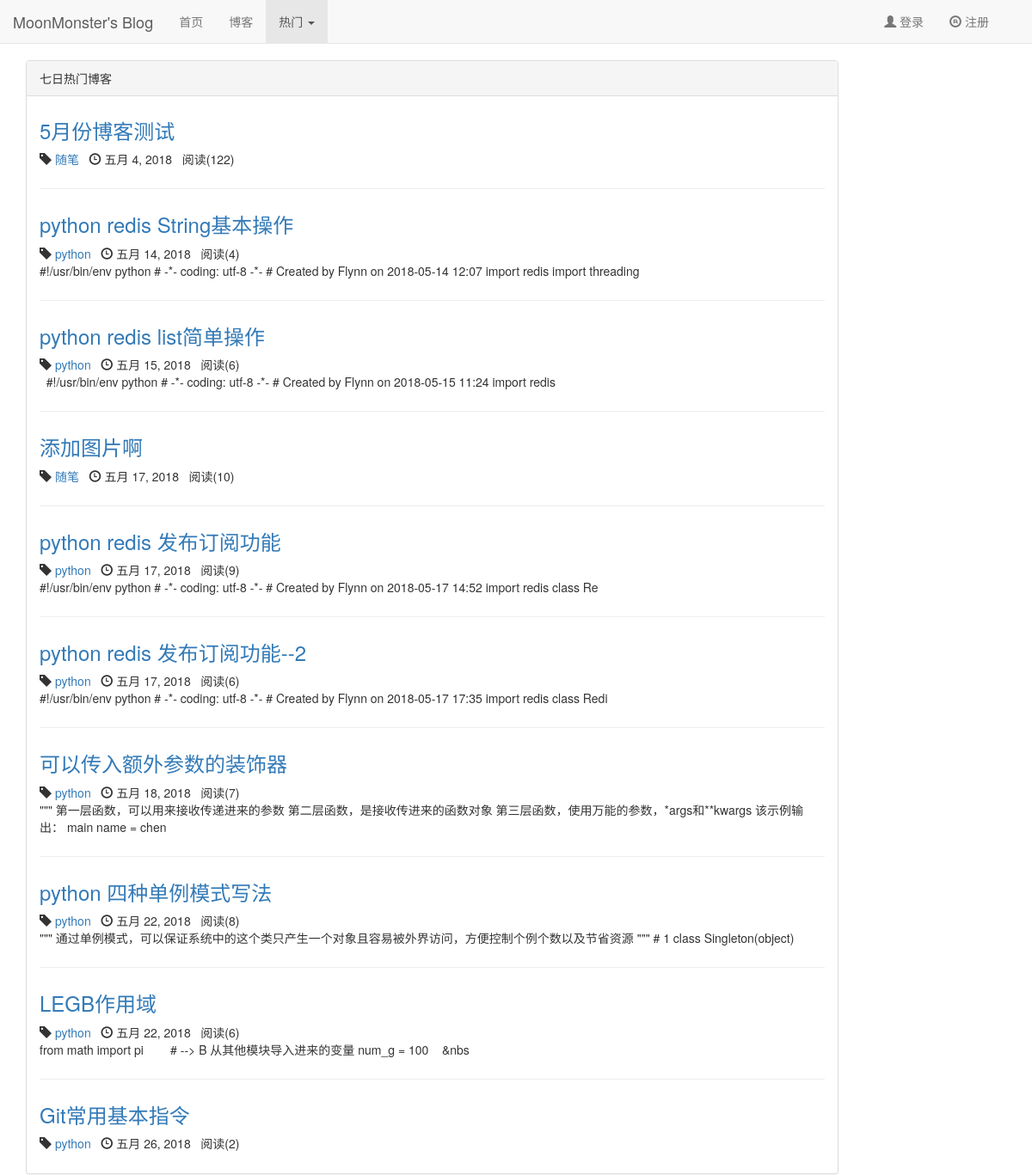
The page /blog/hot/2 on the database its author committed.
### apps/blog/models.py (models this page shows, shortened)
class Blog(models.Model, ReadNumExpandMethod):
	title = models.CharField(max_length=50)
	content = RichTextUploadingField()
	author = models.ForeignKey(User, on_delete=models.DO_NOTHING)
	blog_type = models.ForeignKey(BlogType, on_delete=models.DO_NOTHING)
	created_time = models.DateTimeField(auto_now_add=True)
	last_update_time = models.DateTimeField(auto_now=True)
	read_details = GenericRelation(ReadDetail)
	def __str__(self):
		return '<Blog:%s>' % self.title
	class Meta:
		ordering = ['-created_time']

class BlogType(models.Model):
	type_name = models.CharField(max_length=50)

### apps/read_statistics/models.py (models this page shows)
class ReadNum(models.Model):
	read_num = models.IntegerField(default=0)
	content_type = models.ForeignKey(ContentType, on_delete=models.DO_NOTHING)
	object_id = models.PositiveIntegerField()
	content_object = GenericForeignKey('content_type', 'object_id')

### apps/blog/views.py (the view)
# urls.py: path('hot/<int:type>', views.blogs_hot, name='blog_hot'),
def blogs_hot(request, type):
	blog_content_type = ContentType.objects.get_for_model(Blog)
	context = get_datas_from_cache(blog_content_type, type)
	print('-' * 80)
	for data in context['hot_datas']:
		print(data)
	print('-' * 80)
	return render(request, 'blog/blog_hot.html', context=context)

### apps/read_statistics/models.py (called while the page is built)
	def get_read_num(self):
		try:
			ct = ContentType.objects.get_for_model(self)
			readnum = ReadNum.objects.get(content_type=ct, object_id=self.pk)
			return readnum.read_num
		except exceptions.ObjectDoesNotExist:
			return 0

### apps/read_statistics/utils.py (called while the page is built)
def get_7_days_hot_blogs():
	today = timezone.now().date()
	date = today - datetime.timedelta(days=7)
	blogs = Blog.objects \
		.filter(read_details__date__lt=today, read_details__date__gte=date) \
		.values('id', 'title') \
		.annotate(read_num_sum=Sum('read_details__read_num')) \
		.order_by('-read_details__read_num')
	return blogs[:10]

### utils/hot_blog_util.py (called while the page is built, shortened)
def get_datas_from_cache(blog_content_type, type):
	context = dict()
	hot_datas = None
	hot_type = None
	type = int(type)
	if type == 0:
		today_hot_data = None
		if not today_hot_data:
			today_hot_data = get_today_hot_data(blog_content_type)
			cache.set('today_hot_data', today_hot_data, settings.CACHE_TIME_TODAY)
		hot_datas = [Blog.objects.get(pk=read_detail.object_id) for read_detail in today_hot_data]
		hot_type = '今日热门博客'
	elif type == 2:
		seven_days_hot_data = cache.get('seven_days_hot_data')
		if not seven_days_hot_data:
			seven_days_hot_data = get_7_days_hot_blogs()
			cache.set('seven_days_hot_data', seven_days_hot_data, settings.CACHE_TIME_SEVEN_DAY)
		hot_type = '七日热门博客'
		hot_datas = [Blog.objects.get(pk=data['id']) for data in seven_days_hot_data]
	context['hot_datas'] = hot_datas
	context['hot_type'] = hot_type
	return context

### templates/blog/blog_hot.html (shortened to what this page needs)
{% extends 'base.html' %}
{% load staticfiles %}
{% load static %}
{% block header_extends %}
    <link rel="stylesheet" href="{% static 'css/blog/blog.css' %}">
{% endblock header_extends %}
{% block nav_hot_active %}
    active
{% endblock nav_hot_active %}
{% block content %}
    <div class="container">
        <div class="row">
            <div class="col-xs-12 col-sm-10 col-md-10 col-lg-10">
                <div class="panel panel-default">
                    <div class="panel-heading">
                        {{ hot_type }}
                    </div>
                    <div class="panel-body">
                        {% for blog in hot_datas %}
                            <div class="blog">
                                <a href="{% url 'blog_detail' blog.pk %}">
                                    <h3>{{ blog.title }}</h3>
                                </a>
                                <p class="blog-info">
                                    <span class="glyphicon glyphicon-tag"></span> <a
                                        href="{% url 'blogs_with_type' blog.blog_type.pk %}">{{ blog.blog_type.type_name }}</a>&nbsp;&nbsp;
                                    <span class="glyphicon glyphicon-time"></span> {{ blog.created_time|date }}&nbsp;&nbsp;
                                    阅读({{ blog.get_read_num }})
                                </p>
                                <p>{{ blog.content|safe|striptags|truncatechars:120 }}</p>
                            </div>
                        {% empty %}
                            <div class="blog">
                                <h3>--暂无博客，敬请期待--</h3>
                            </div>
                        {% endfor %}
                    </div>
                </div>
            </div>
        </div>
    </div>
{% endblock content %}

### static/css/base.css (style rules this page uses)
* { margin: 0; padding: 0; }
body { margin-top: 70px !important; }

### static/css/blog/blog.css (style rules this page uses)
div.blog:not(:last-child) { margin-bottom: 2em; padding-bottom: 1em; border-bottom: 1px solid #eee; }
div.blog h3 { margin-top: 0.5em; }
div.blog p.blog-info { margin-bottom: 0; }

### rows shown on the page
Blog: title "5月份博客测试", blog_type.type_name "随笔", created_time "五月 4, 2018", get_read_num "122"
Blog: title "python redis String基本操作", blog_type.type_name "python", created_time "五月 14, 2018", get_read_num "4", content "#!/usr/bin/env python # -*- coding: utf-8 -*- # Created by Flynn on 2018-05-14 12:07 import redis import threading"
Blog: title "python redis list简单操作", blog_type.type_name "python", created_time "五月 15, 2018", get_read_num "6", content "#!/usr/bin/env python # -*- coding: utf-8 -*- # Created by Flynn on 2018-05-15 11:24 import redis"
Blog: title "添加图片啊", blog_type.type_name "随笔", created_time "五月 17, 2018", get_read_num "10"
Blog: title "python redis 发布订阅功能", blog_type.type_name "python", created_time "五月 17, 2018", get_read_num "9", content "#!/usr/bin/env python # -*- coding: utf-8 -*- # Created by Flynn on 2018-05-17 14:52 import redis class Re"
Blog: title "python redis 发布订阅功能--2", blog_type.type_name "python", created_time "五月 17, 2018", get_read_num "6", content "#!/usr/bin/env python # -*- coding: utf-8 -*- # Created by Flynn on 2018-05-17 17:35 import redis class Redi"
Blog: title "可以传入额外参数的装饰器", blog_type.type_name "python", created_time "五月 18, 2018", get_read_num "7", content "\"\"\" 第一层函数，可以用来接收传递进来的参数 第二层函数，是接收传进来的函数对象 第三层函数，使用万能的参数，*args和**kwargs 该示例输出： main name = chen"
Blog: title "python 四种单例模式写法", blog_type.type_name "python", created_time "五月 22, 2018", get_read_num "8", content "\"\"\" 通过单例模式，可以保证系统中的这个类只产生一个对象且容易被外界访问，方便控制个例个数以及节省资源 \"\"\" # 1 class Singleton(object)"
Blog: title "LEGB作用域", blog_type.type_name "python", created_time "五月 22, 2018", get_read_num "6", content "from math import pi # --> B 从其他模块导入进来的变量 num_g = 100 &nbs"
Blog: title "Git常用基本指令", blog_type.type_name "python", created_time "五月 26, 2018", get_read_num "2"

### other values the page prints
{{ hot_type }} "七日热门博客"
